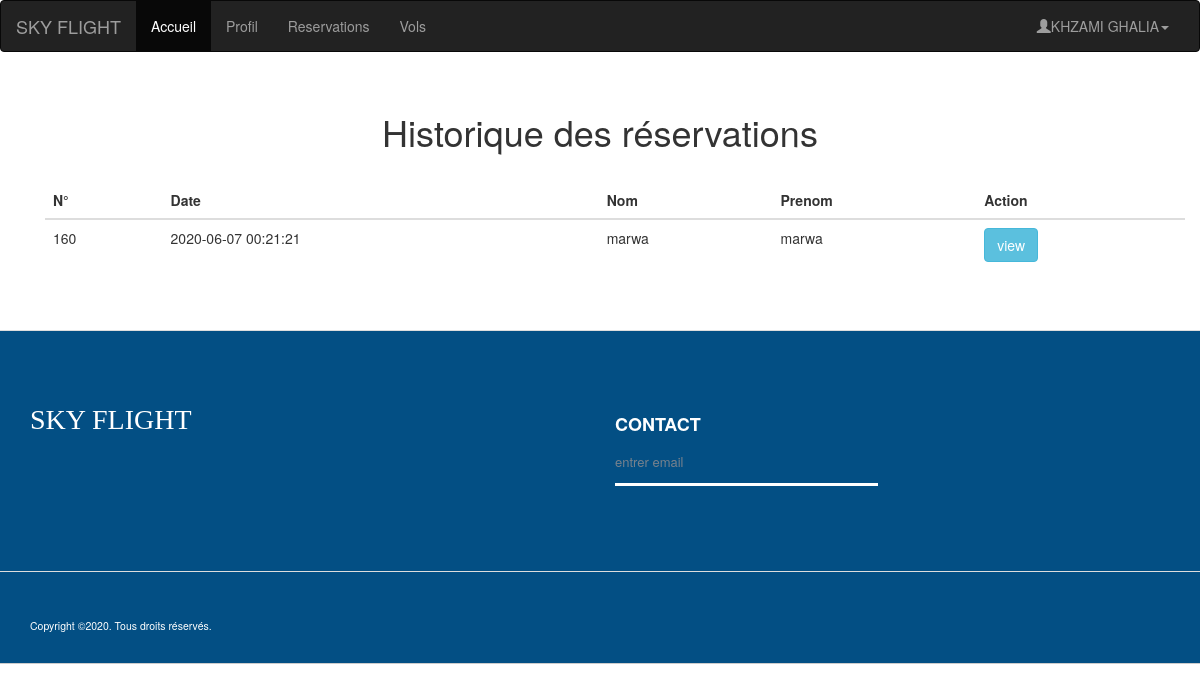
/reservations.php (signed in), run on the app's committed database.
### tables this page shows
CREATE TABLE `reservation` (
  `id` int(11) NOT NULL,
  `vol_id` int(11) DEFAULT NULL,
  `passager_id` int(11) DEFAULT NULL,
  `date_reservation` timestamp NULL DEFAULT NULL,
  `id_user` int(11) DEFAULT NULL
);

CREATE TABLE `passager` (
  `id` int(11) NOT NULL,
  `nom` varchar(254) DEFAULT NULL,
  `prenom` varchar(254) DEFAULT NULL,
  `age` int(11) DEFAULT NULL,
  `pays` varchar(254) DEFAULT NULL,
  `adresse` varchar(254) DEFAULT NULL,
  `tele` int(11) DEFAULT NULL,
  `email` varchar(254) DEFAULT NULL,
  `num_passport` int(11) DEFAULT NULL
);

### ClassReservation.php (called while the page is built, shortened)
<?php
class Reservation
{
    function getAllReservation($id) {
        include 'dbConnect.php';
		$stmt= $conn->query("SELECT R.id,R.date_reservation,P.nom,P.prenom from reservation as R,passager as P  where R.passager_id=P.id AND R.id_user='$id'");
        return $stmt;
}
}
?>

### reservations-back.php (called while the page is built, shortened)
<?php
if(!$_SESSION['login'])
header("Location: login.php");
else{
	require_once("ClassReservation.php");
	$id_user=$_SESSION['id'];
            $resv = new Reservation();
			$result = $resv->getAllReservation($id_user);  }
        ?>

### reservations.php (the view, shortened to what this page needs)
<?php
include"reservations-back.php";
        ?>
<!DOCTYPE html>
<html lang="en">
<head>
  <link rel="stylesheet" href="https://maxcdn.bootstrapcdn.com/bootstrap/3.4.1/css/bootstrap.min.css">
  <link rel="stylesheet" href="css/style.css"/>
</head>
<body>
<?php include"menu.php" ?>
	<div class="container">
		<form method="post" action="recherche">
			<h1>Historique des réservations</h1>
	<div class="container">
	<div class="table-responsive">
	<table class="table">
	<?php
	 $row_cnt = $result->num_rows;
	 if($row_cnt <= 0)
	  echo "<h3 class='text-danger'>Aucun résultat trouvé <h3>";
	  else {
	   	  echo"<thead>
		  <tr>
		  <th> N° </th>
		  <th> Date </th>
		  <th> Nom </th>
		  <th> Prenom </th>
		  <th> Action </th>
		  </tr>
	  </thead>
	  <tbody>";
	  while($row = $result->fetch_assoc()) {
							echo "<tr>
								  <td> ".$row['id']."</td>
								  <td> ".$row['date_reservation']." </td>
								  <td> ".$row['nom']." </td>
								  <td> ".$row['prenom']."</td>
								  <td><input type='button' name='view' value='view' id='".$row["id"]."' class='btn btn-info view_data' /></td>
				  </td>
						  </tr>";
						   }
						   echo "</tbody>";}
						   ?>
	</table>
	</div>
  </div>
  </form>
	</div>
	<?php include"footer.php" ?>
           <link rel="stylesheet" href="https://maxcdn.bootstrapcdn.com/bootstrap/3.3.6/css/bootstrap.min.css" />
</body>
</html>

### css/style.css (style rules this page uses)
body { overflow-x: hidden; }
h1 { text-align: center; margin-bottom: 50px; margin-top: 50px; }
.container { padding: 2rem 0rem; }
.view_data { margin-left: 0px; }

### data on the page
reservation: id "160", date_reservation "2020-06-07 00:21:21", passager.nom "marwa", passager.prenom "marwa"

### other printed values
$_SESSION['fullname'] "KHZAMI GHALIA"
